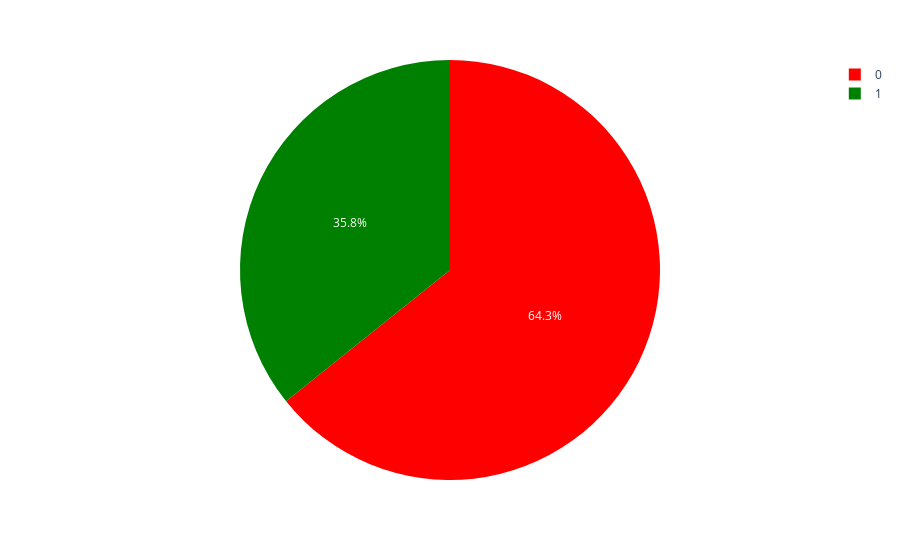

Notebook code cell kept with this figure:
### Markdown cell above
64.25% of people did not purchased SUV

### Code cell
import plotly.express as px

fig = px.pie(new_data_set,names='Purchased',color='Purchased',
             color_discrete_map={0:'red',
                                 1:'green'})
fig.show()

### Figure 1 — Plotly figure (JSON) as saved in the notebook; plotly's stock layout.template omitted (floating-point values rounded to 4 significant figures; data arrays with more than 128 entries replaced by an {"elided": "..."} marker saying what was removed)
{"data": [{"customdata": {"elided": "400x1 int values"}, "domain": {"x": [0, 1], "y": [0, 1]}, "hovertemplate": "Purchased=%{customdata[0]}<extra></extra>", "labels": {"elided": "400 int values"}, "legendgroup": "", "marker": {"colors": {"elided": "400 str values"}}, "name": "", "showlegend": true, "type": "pie"}], "layout": {"legend": {"tracegroupgap": 0}, "margin": {"t": 60}}}
